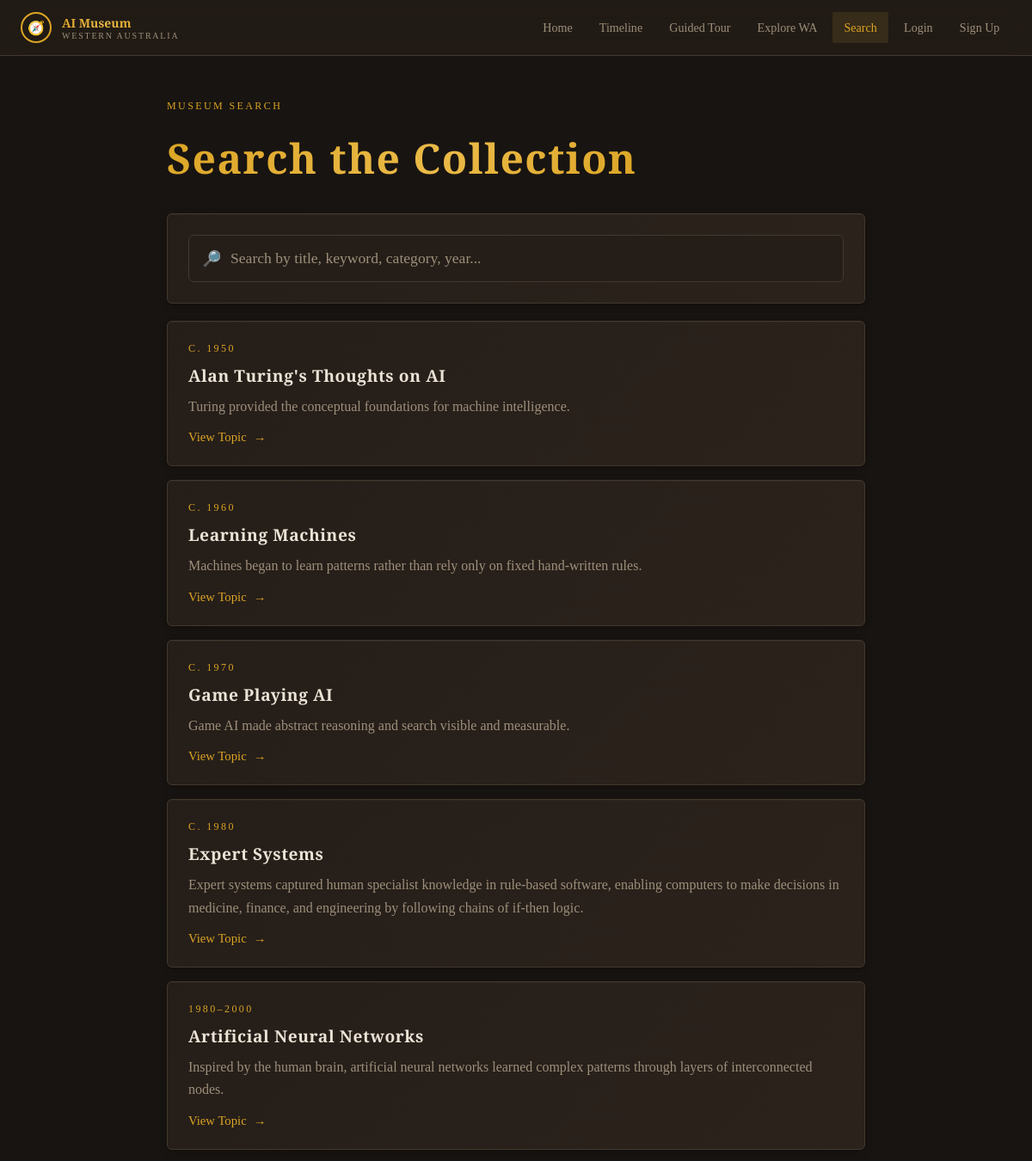
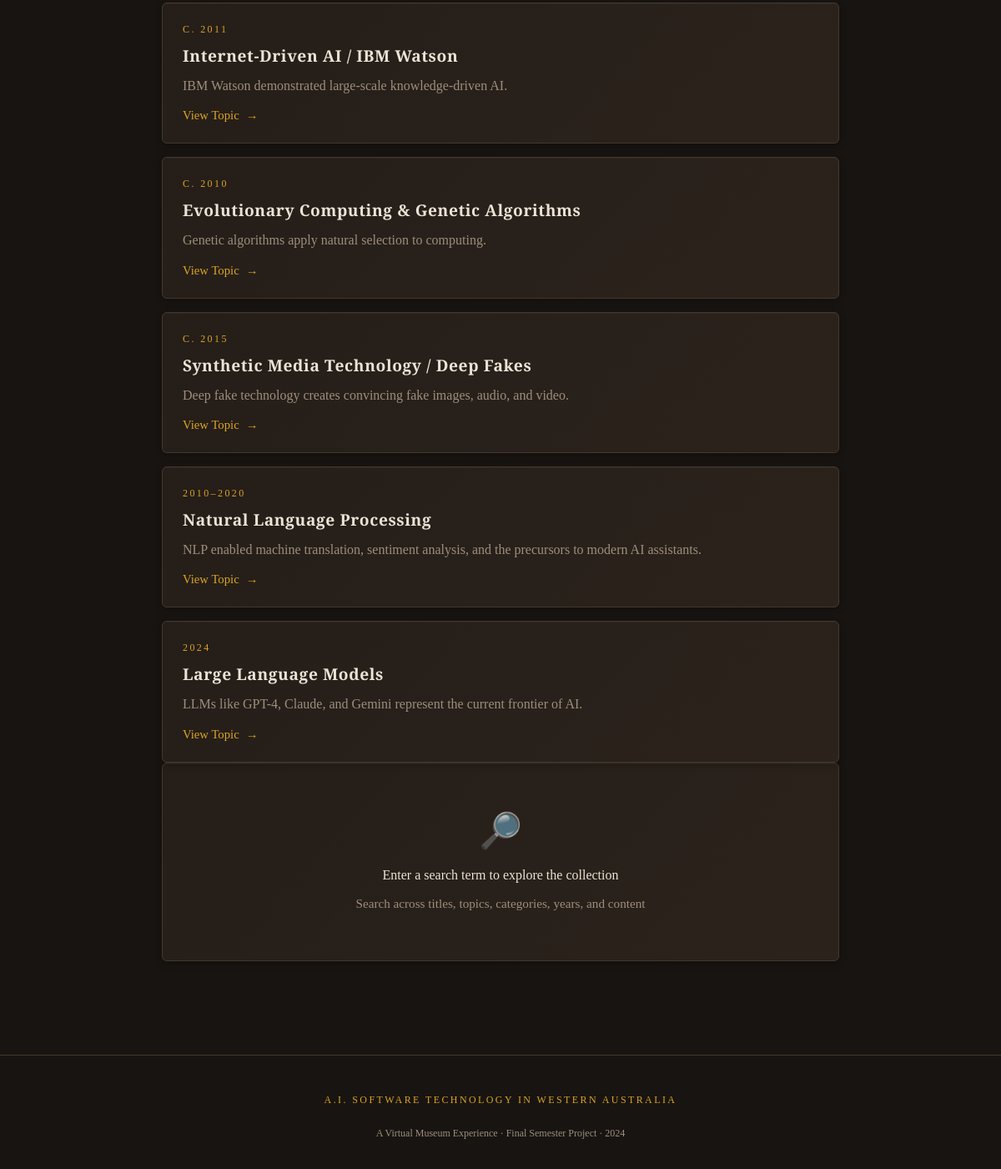
Before: /search with the older database file (2 pictures, top to bottom).
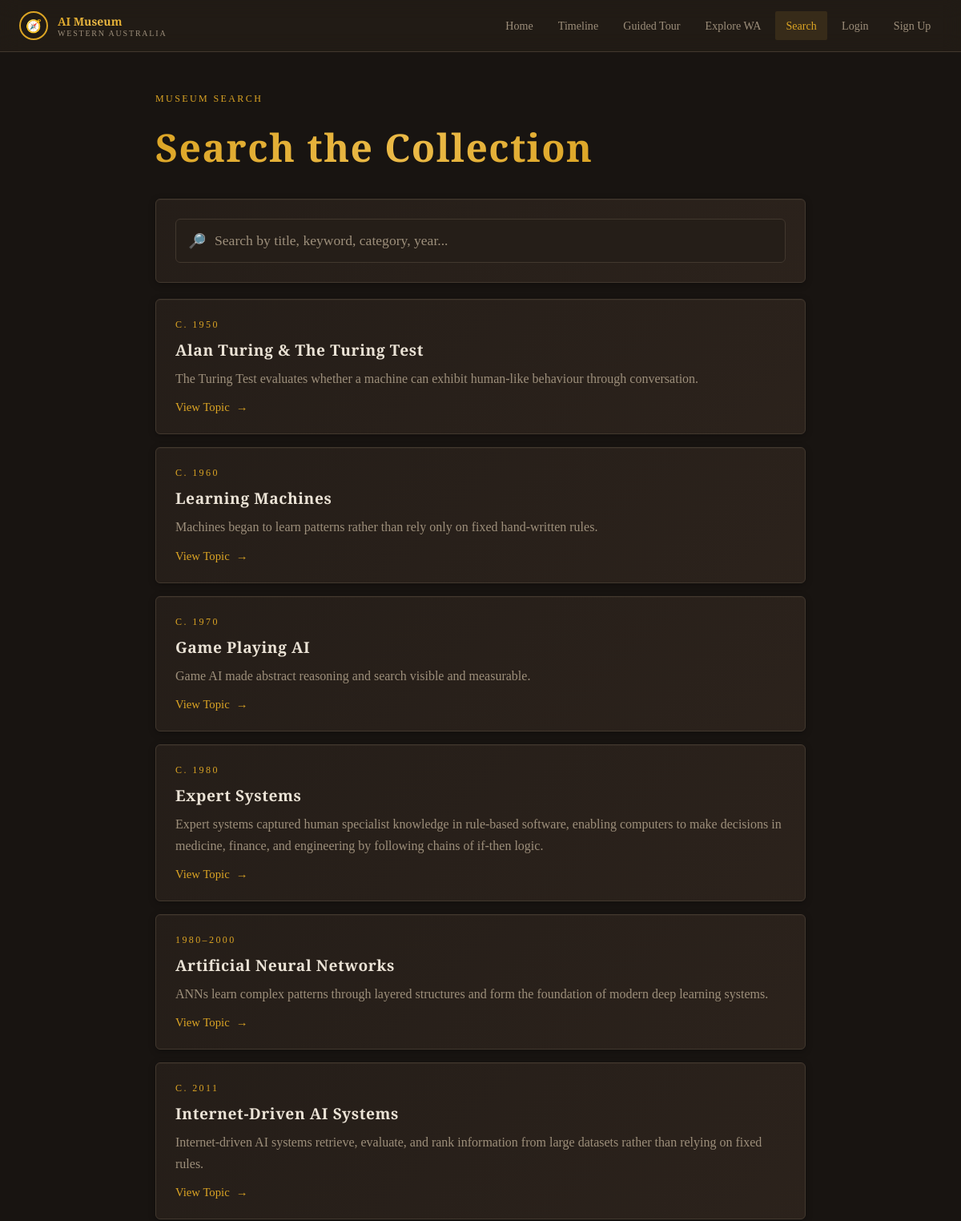
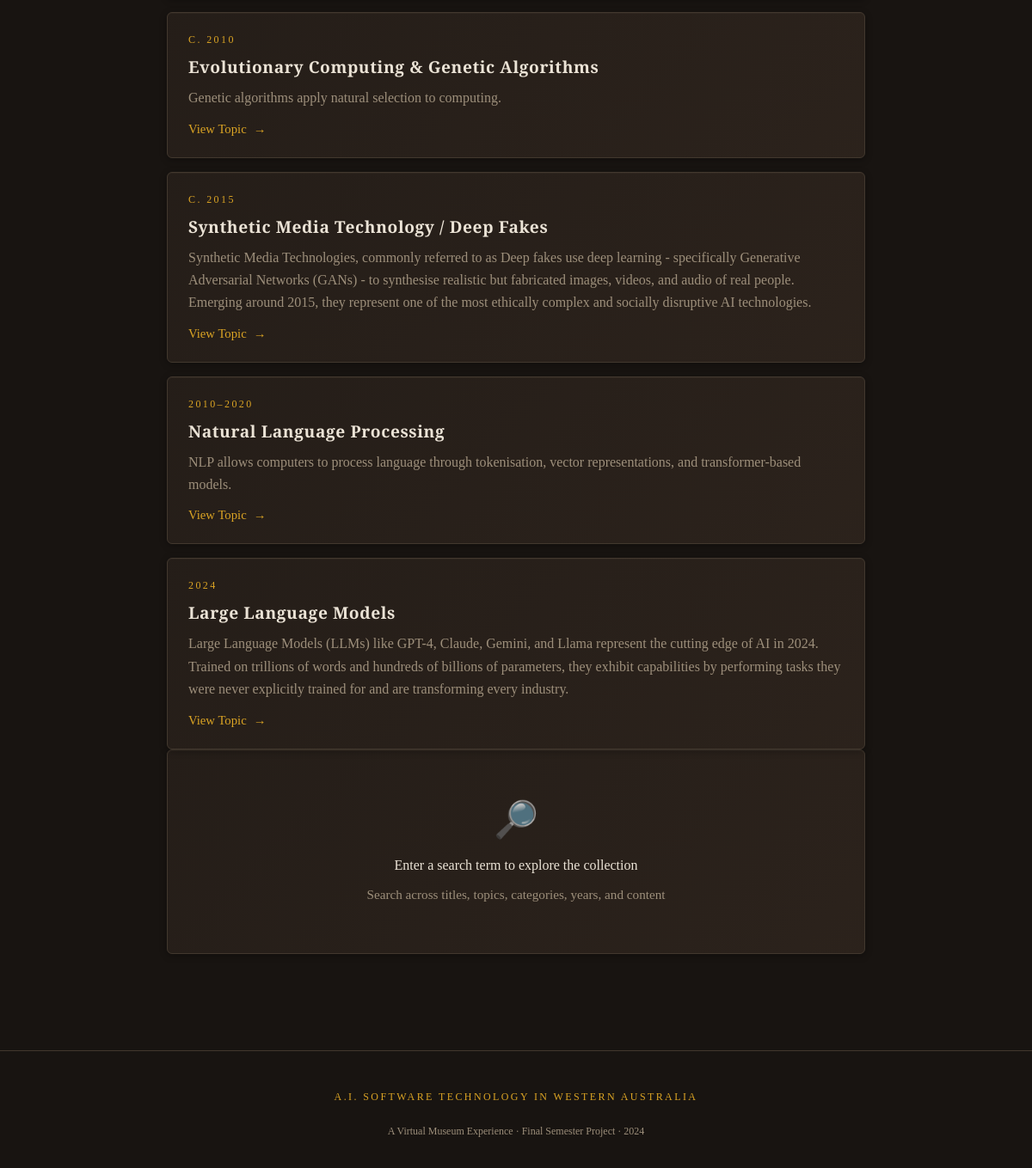
After: the same page with the newer database file (2 pictures, top to bottom).
### models.py (models this page shows, shortened)
class Topic(db.Model):
    __tablename__ = "topics"
    id = db.Column(db.Integer, primary_key=True)
    slug = db.Column(db.String(120), unique=True, nullable=False)
    title = db.Column(db.String(200), nullable=False)
    year_range = db.Column(db.String(50), nullable=False)
    category = db.Column(db.String(100), nullable=False)
    status = db.Column(db.String(20), nullable=False, default="Legacy")
    intro_text = db.Column(db.Text, nullable=False)
    short_summary = db.Column(db.Text, nullable=False)
    how_it_works = db.Column(db.Text, nullable=False)
    simple_example = db.Column(db.Text, nullable=False)
    effective_use = db.Column(db.Text, nullable=False)
    real_world_examples = db.Column(db.Text, nullable=False)
    advantages = db.Column(db.Text, nullable=False)
    limitations = db.Column(db.Text, nullable=False)
    misuse = db.Column(db.Text, nullable=False)
    ethics = db.Column(db.Text, nullable=False)
    wa_context = db.Column(db.Text, nullable=False)
    media = db.relationship(
        "Media",
        backref="topic",
        lazy=True,
        cascade="all, delete-orphan"
    )
    references = db.relationship(
        "TopicReference",
        backref="topic",
        lazy=True,
        cascade="all, delete-orphan"
    )

### routes.py (the view)
@main.route("/search")
def search():
    query = request.args.get("q", "").strip()
    if query:
        topics = Topic.query.filter(
            Topic.title.ilike(f"%{query}%") |
            Topic.category.ilike(f"%{query}%") |
            Topic.short_summary.ilike(f"%{query}%") |
            Topic.wa_context.ilike(f"%{query}%")
        ).order_by(Topic.id.asc()).all()
    else:
        topics = Topic.query.order_by(Topic.id.asc()).all()
    return render_template("search.html", topics=topics, query=query)

### app/templates/search.html (shortened to what this page needs)
<!doctype html>
<html lang="en">
  <head>
    <link
      rel="stylesheet"
      href="{{ url_for('static', filename='css/search.css') }}"
    />
  </head>
  <body>
    <div class="site-wrapper">
      <header class="site-header glass-panel">
        <div class="container nav-bar">
          <a href="{{ url_for('main.home') }}" class="logo-link">
            <div class="logo-circle">🧭</div>
            <div class="logo-text">
              <span class="logo-title brass-text">AI Museum</span>
              <span class="logo-subtitle">Western Australia</span>
            </div>
          </a>
          <nav class="desktop-nav" id="desktopNav">
            <a href="{{ url_for('main.home') }}" class="nav-link">Home</a>
            <a href="{{ url_for('main.timeline') }}" class="nav-link">Timeline</a>
            <a href="{{ url_for('main.guided_tour') }}" class="nav-link">Guided Tour</a>
            <a href="{{ url_for('main.explore_wa') }}" class="nav-link">Explore WA</a>
            <a href="{{ url_for('main.search') }}" class="nav-link">Search</a>
            {% if current_user.is_authenticated %}
            <span class="nav-user">Hi, {{ current_user.username }}</span>
            <a href="{{ url_for('main.logout') }}" class="nav-link">Logout</a>
            {% else %}
            <a href="{{ url_for('main.login') }}" class="nav-link">Login</a>
            <a href="{{ url_for('main.signup') }}" class="nav-link">Sign Up</a>
            {% endif %}
          </nav>
        </div>
      </header>
      <main class="main-content">
        <div class="container page-section search-page-shell">
          <span class="exhibit-label search-label">Museum Search</span>
          <h1 class="page-title brass-text">Search the Collection</h1>
          <section class="search-bar-card">
            <div class="search-input-wrap">
              <span class="search-icon">🔎</span>
              <input
                id="searchInput"
                type="text"
                placeholder="Search by title, keyword, category, year..."
                autocomplete="off"
              />
            </div>
          </section>
          <div id="resultsContainer" class="results-container">
            {% if topics %}
              {% for topic in topics %}
              <article class="museum-card result-card">
                <div class="result-meta">
                  {% if topic.year_range %}
                  <span class="exhibit-label">{{ topic.year_range }}</span>
                  {% endif %}
                </div>
                <h3 class="result-title">{{ topic.title }}</h3>
                {% if topic.short_summary %}
                <p class="result-summary">{{ topic.short_summary }}</p>
                {% elif topic.intro_text %}
                <p class="result-summary">{{ topic.intro_text }}</p>
                {% else %}
                <p class="result-summary">Explore this topic in detail.</p>
                {% endif %}
                <a
                  href="{{ url_for('main.topic_detail', slug=topic.slug) }}"
                  class="result-link"
                >
                  <span>View Topic</span>
                  <span class="result-link-arrow">→</span>
                </a>
              </article>
              {% endfor %}
            {% endif %}
          </div>
          <section id="emptyState" class="empty-state museum-card">
            <div class="empty-icon">🔎</div>
            <p class="empty-title">
            </p>
            <p class="empty-text">
            </p>
          </section>
        </div>
      </main>
      <footer class="site-footer">
        <div class="container footer-inner">
          <p class="exhibit-label">
            A.I. Software Technology in Western Australia
          </p>
          <p class="footer-text">
            A Virtual Museum Experience · Final Semester Project · 2024
          </p>
        </div>
      </footer>
    </div>
  </body>
</html>

Changed rows visible on the page:
changed Topic: title "Alan Turing's Thoughts on AI" → "Alan Turing & The Turing Test"; short_summary "Turing provided the conceptual foundations for machine intelligence." → "The Turing Test evaluates whether a machine can exhibit human-like behaviour through conversation."
changed Topic "Artificial Neural Networks": short_summary "Inspired by the human brain, artificial neural networks learned complex patterns through layers of interconnected nodes." → "ANNs learn complex patterns through layered structures and form the foundation of modern deep learning systems."
changed Topic: title "Internet-Driven AI / IBM Watson" → "Internet-Driven AI Systems"; short_summary "IBM Watson demonstrated large-scale knowledge-driven AI." → "Internet-driven AI systems retrieve, evaluate, and rank information from large datasets rather than relying on fixed rules."
changed Topic "Synthetic Media Technology / Deep Fakes": short_summary "Deep fake technology creates convincing fake images, audio, and video." → "Synthetic Media Technologies, commonly referred to as Deep fakes use deep learning - specifically Generative Adversarial Networks (GANs) - to synthesise realistic but fabricated images, videos, and audio of real people. Emerging around 2015, they represent one of the most ethically complex and socially disruptive AI technologies."
changed Topic "Natural Language Processing": short_summary "NLP enabled machine translation, sentiment analysis, and the precursors to modern AI assistants." → "NLP allows computers to process language through tokenisation, vector representations, and transformer-based models."
changed Topic "Large Language Models": short_summary "LLMs like GPT-4, Claude, and Gemini represent the current frontier of AI." → "Large Language Models (LLMs) like GPT-4, Claude, Gemini, and Llama represent the cutting edge of AI in 2024. Trained on trillions of words and hundreds of billions of parameters, they exhibit capabilities by performing tasks they were never explicitly trained for and are transforming every industry."
